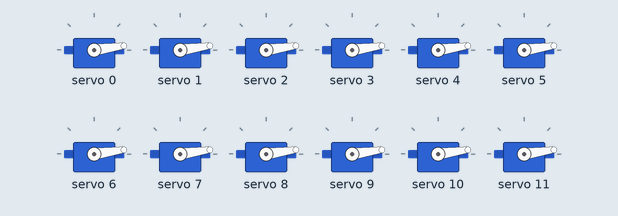
Recording of a sketch running on a simulated Arduino Uno, built with avr-gcc and run on an emulated ATmega328P. On the bench: 12 × servo.

Above: at 0.1 s.
Timing chart, 0 to 40.0 s (numbered marks = the images above):
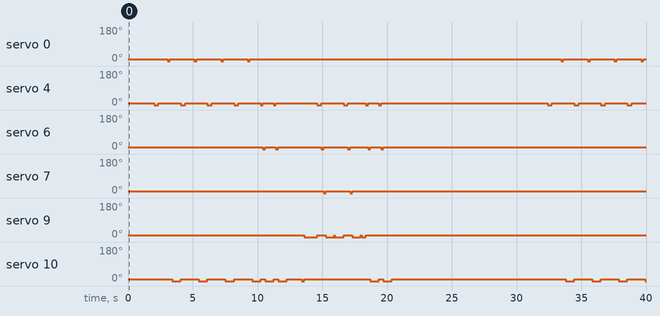

Measured:
- by itself, servo 0: goes 3 × (0° 0.17 s, 8° 1.9 s), 0° 0.17 s, 8° 24.0 s, 3 × (0° 0.17 s, 8° 1.9 s), 0° 0.17 s, then 8°
- by itself, servo 4: 8° → 0° at 2.0 s, → 8° 0.33 s later, → 0° 1.7 s later, → 8° 0.33 s later, … (28 changes in this stretch)
- by itself, servo 6: 8° → 0° at 10.4 s, → 8° 0.17 s later, → 0° 0.84 s later, → 8° 0.17 s later, … (12 changes in this stretch)
- by itself, servo 7: 8° → 0° at 15.1 s, → 8° 0.17 s later, → 0° 1.9 s later, → 8° 0.17 s later, … (4 changes in this stretch)
- by itself, servo 10: 8° → 0° at 3.4 s, → 8° 0.67 s later, → 0° 1.4 s later, → 8° 0.67 s later, … (25 changes in this stretch)

The sketch:

SongOfStormTLOZPiano.ino
```cpp
#include <Wire.h>
#include <Adafruit_PWMServoDriver.h>

Adafruit_PWMServoDriver pca1 = Adafruit_PWMServoDriver(0x40);
Adafruit_PWMServoDriver pca2 = Adafruit_PWMServoDriver(0x41);

//Definir el puerto en el que están conectados los servos correspondientes a las notas
#define G3 0
#define A3 1
#define B3 2
#define C4 3
#define D4 4
#define E4 5
#define F4 6
#define G4 7
#define A4 8
#define B4 9
#define C5 10
#define D5 11

#define E5 12
#define F5 13
#define G5 14
#define A5 15
#define C6 16

void setup() {
  Serial.begin(9600);
  pca1.begin();
  pca2.begin();
  pca1.setPWMFreq(60);
  pca2.setPWMFreq(60);
}

void loop() {
  inicializar (); //inicializar todos los servos a 20, dar un delay de 2 segundos antes de empezar a tocar
  //Canción de la tormenta
tocarNota(pca1,D4,500);

tocarNota(pca1,A5,500);

  delay(50);
tocarNota(pca1,A5,500);

tocarNota(pca1,C6,250);

tocarNota(pca1,E5,250);

tocarNota(pca1,C5,1000);

tocarNota(pca1,D4,500);

tocarNota(pca1,A5,500);

  delay(50);
tocarNota(pca1,A5,500);

tocarNota(pca1,C6,250);

tocarNota(pca1,E5,250);

tocarNota(pca1,C5,1000);

tocarNota(pca1,D4,500);

tocarNota(pca1,A5,500);

  delay(50);
tocarNota(pca1,A5,500);

tocarNota(pca1,C6,250);

tocarNota(pca1,E5,250);

tocarNota(pca1,C5,1000);

tocarNota(pca1,D4,500);

tocarNota(pca1,A5,500);

  delay(50);
tocarNota(pca1,A5,500);

tocarNota(pca1,C6,250);

tocarNota(pca1,E5,250);

tocarNota(pca1,C5,1000);

tocarNota(pca1,D4,250);

tocarNota(pca1,F4,250);

tocarNota(pca1,C5,1000);

tocarNota(pca1,D4,250);

tocarNota(pca1,F4,250);

tocarNota(pca1,C5,1000);

tocarNota(pca1,E5,500);

tocarNota(pca1,F5,250);

tocarNota(pca1,E5,500);

tocarNota(pca1,F5,250);

tocarNota(pca1,E5,250);

tocarNota(pca1,C5,250);

tocarNota(pca1,B4,1000);

tocarNota(pca1,B4,500);

tocarNota(pca1,D4,500);

tocarNota(pca1,F4,250);

tocarNota(pca1,G4,250);

tocarNota(pca1,B4,1000);

  delay(50);
tocarNota(pca1,B4,500);

tocarNota(pca1,B4,500);

tocarNota(pca1,D4,500);

tocarNota(pca1,F4,250);

tocarNota(pca1,G4,250);

tocarNota(pca1,B4,1000);

  delay(50);
tocarNota(pca1,B4,500);

tocarNota(pca1,D4,250);

tocarNota(pca1,F4,250);

tocarNota(pca1,C5,1000);

tocarNota(pca1,D4,250);

tocarNota(pca1,F4,250);

tocarNota(pca1,C5,1000);

  delay(10000); //Delay de 10 segundos antes de repetir la pieza
}

void inicializar (){
  pca1.setPWM(0,0,anguloaPulso(20));
  pca1.setPWM(1,0,anguloaPulso(20));
  pca1.setPWM(2,0,anguloaPulso(20));
  pca1.setPWM(3,0,anguloaPulso(20));
  pca1.setPWM(4,0,anguloaPulso(20));
  pca1.setPWM(5,0,anguloaPulso(20));
  pca1.setPWM(6,0,anguloaPulso(20));
  pca1.setPWM(7,0,anguloaPulso(20));
  pca1.setPWM(8,0,anguloaPulso(20));
  pca1.setPWM(9,0,anguloaPulso(20));
  pca1.setPWM(10,0,anguloaPulso(20));
  pca1.setPWM(11,0,anguloaPulso(20));
  pca1.setPWM(12,0,anguloaPulso(20));
  pca1.setPWM(13,0,anguloaPulso(20));
  pca1.setPWM(14,0,anguloaPulso(20));
  pca1.setPWM(15,0,anguloaPulso(20));

  pca2.setPWM(0,0,anguloaPulso(20));
  pca2.setPWM(1,0,anguloaPulso(20));
  pca2.setPWM(2,0,anguloaPulso(20));
  pca2.setPWM(3,0,anguloaPulso(20));
  pca2.setPWM(4,0,anguloaPulso(20));
  pca2.setPWM(5,0,anguloaPulso(20));

  delay(2000);
}

//Método que nos permite utilizar "ángulos" en lugar de pulsos
int anguloaPulso(int angulo){
  int pulso = map(angulo,0,180,100,580);
  return pulso;
}

//Método para tocar una nota, se le indica qué placa es, el puerto del servomotor y el delay
void tocarNota(Adafruit_PWMServoDriver placa,int nota, int duracion){
	placa.setPWM(nota,0,anguloaPulso(0));
	int duracionCalculada = duracion * (60.0 / 90);
     delay(duracionCalculada);
     placa.setPWM(nota,0,anguloaPulso(20));
}
```
